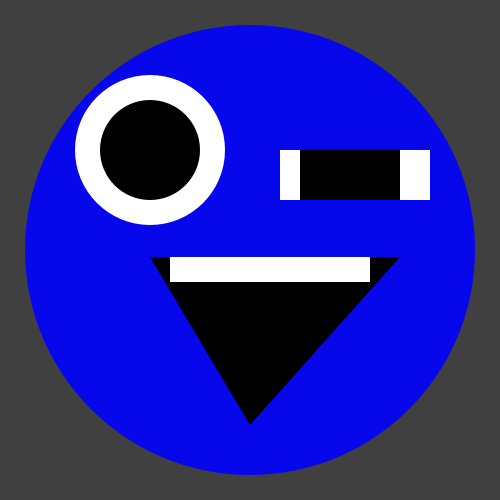
Frame 1 (no input)
Frame 60 (the mouse pressed at the canvas centre just before this capture): identical to frame 1, image omitted
Frame 120 (the mouse held since frame 60 and released just before this capture): identical to frame 1, image omitted

The Processing sketch that drew this single still picture (run headless with seeded random() and noise(); from frame 60 on, the mouse is pressed at the canvas centre):

// Processing sketch: processing_19979
// ── processing_19979.pde

int value = 0;

void setup() {
  size(500, 500);//document size
  smooth();

}

void draw() {
  
  background(64); // background color
  noStroke(); // no stroke declared
  
  //head
  fill(#0707ec);
  ellipse(250, 250, 450, 450);//Round head
  
  //eyes
  fill(#FFFFFF);//White
  ellipse(150, 150, 150, 150);//Left Eye
  rect(280, 150, 150, 50);//Right Eye
  
  //eye pupils
  fill(#000000);//Black
  ellipse(150, 150, 100, 100); //Left eye pupil
  rect(300, 150, 100, 50); //right eye puple
  
  //mouth
  triangle(150,257,400,257,250,425);//mouth shape
  
  //teeth
  fill(#FFFFFF);//White
  rect(170,257,200,25);//Teeth Shape
}
